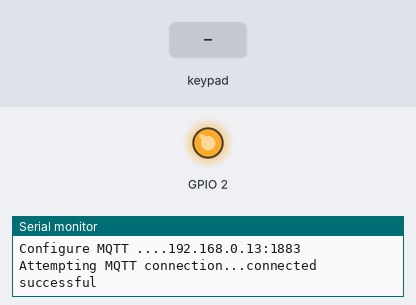
A program run on a simulated ESP32. Parts: output pins drawn as LEDs (lit = HIGH), the last lines printed to the serial monitor. The test bench sets the inputs (shaded band). WiFi joins after 1.5 s; servers stay silent unless stated; no MQTT or app messages arrive unless stated. At 31.0 s the program puts the board to deep sleep or switches it off; the recording ends there.

Above: at 3.7 s.
3.8 s: key '1' pressed
5.3 s: keypad keys 1 8 2 3 1 3 5 * pressed 0.4 s apart
At 30.8 s:
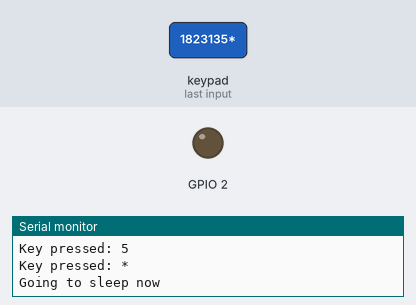
Timing chart, 0 to 31.0 s (numbered marks = the images above; inputs shaded):
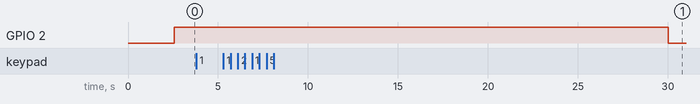

The program:

main.cpp
```cpp
#include "Arduino.h"
#include "Keypad.h"
#include <WiFi.h>
#include <PubSubClient.h>

 // keypad
const byte ROWS = 4; //four rows
const byte COLS = 3; //three columns
char keys[ROWS][COLS] = {
  {'1','2','3'},
  {'4','5','6'},
  {'7','8','9'},
  {'*','0','#'}
};
byte rowPins[ROWS] = {18, 23, 13, 5}; //connect to the row pinouts of the keypad
byte colPins[COLS] = {25, 26, 27}; //connect to the column pinouts of the keypad
Keypad keypad = Keypad( makeKeymap(keys), rowPins, colPins, ROWS, COLS );

// door password
#define maxPasswordLenght 10
char password[maxPasswordLenght];
byte charCount = 0;

// wifi
const char* ssid = "xxx";
const char* wifiPassword = "xxx";

// mqtt
const char* mqtt_server = "192.168.0.13";

// wifi
WiFiClient espClient;
PubSubClient client(espClient);

// deep sleep
#define BUTTON_PIN_BITMASK 0x400000000 // 4^33 in hex, GPIO 34

void print_wakeup_reason(){
  esp_sleep_wakeup_cause_t wakeup_reason;

  wakeup_reason = esp_sleep_get_wakeup_cause();

  switch(wakeup_reason) {
    case ESP_SLEEP_WAKEUP_EXT0 : Serial.println("Wakeup caused by external signal using RTC_IO"); break;
    case ESP_SLEEP_WAKEUP_EXT1 : Serial.println("Wakeup caused by external signal using RTC_CNTL"); break;
    case ESP_SLEEP_WAKEUP_TIMER : Serial.println("Wakeup caused by timer"); break;
    case ESP_SLEEP_WAKEUP_TOUCHPAD : Serial.println("Wakeup caused by touchpad"); break;
    case ESP_SLEEP_WAKEUP_ULP : Serial.println("Wakeup caused by ULP program"); break;
    default : Serial.printf("Wakeup was not caused by deep sleep: %d\n",wakeup_reason); break;
  }
}

void setupWifi() {
  Serial.println();
  Serial.print("Connecting to ");
  Serial.println(ssid);

  WiFi.begin(ssid, wifiPassword);

  int count = 0;
  while (WiFi.status() != WL_CONNECTED) {
    delay(500);
    count++;
    Serial.print(".");
    if (count > 4) {
      ESP.restart();
    }
  }

  Serial.println("");
  Serial.println("WiFi connected");
  Serial.println("IP address: ");
  Serial.println(WiFi.localIP());
}

void reconnectMqtt() {
  while (!client.connected()) {
    Serial.print("Attempting MQTT connection...");

    if (client.connect("DoorKeyPad", "user", "Br73YNM8xW")) {
      Serial.println("connected");
    } else {
      Serial.print("failed, rc=");
      Serial.print(client.state());
      ESP.restart();
    }
  }
}

void setupMqtt() {
  Serial.println();
  Serial.print("Configure MQTT ....");
  Serial.print(mqtt_server);
  Serial.print(":");
  Serial.println(1883);

  client.setServer(mqtt_server, 1883);
  reconnectMqtt();

  Serial.println("");
  Serial.println("successful");
}

void deepSleep() {
  Serial.println("Going to sleep now");
  digitalWrite(2, LOW);
  delay(1000);
  esp_sleep_enable_ext1_wakeup(BUTTON_PIN_BITMASK, ESP_EXT1_WAKEUP_ANY_HIGH);
  esp_deep_sleep_start();
}

void setup(){
  Serial.begin(115200);
  delay(1000);
  pinMode(2, OUTPUT);
  digitalWrite(2, LOW);

  print_wakeup_reason();

  setupWifi();
  setupMqtt();
  digitalWrite(2, HIGH);
}

void sendPassword() {
  Serial.println("Send password:" + String(password));
  client.publish("home/door/access", password);
}

void resetPassword() {
  for(int i = 0; i < sizeof(password); ++i) {
    password[i] = (char)0;
  }
  charCount = 0;
}

void checkKeypad() {
  char key = keypad.getKey();

  if (key != NO_KEY){
    Serial.println("Key pressed: " + String(key));

    if (key == '#') {
      sendPassword();
      resetPassword();
      deepSleep();
    } else if (charCount < maxPasswordLenght) {
      password[charCount] = key;
      charCount++;
    }
  }
}

void loop() {
  if (!client.connected()) {
    reconnectMqtt();
  }
  client.loop();

  checkKeypad();

  if(millis() > 30000) {
    deepSleep();
  }
}
```
